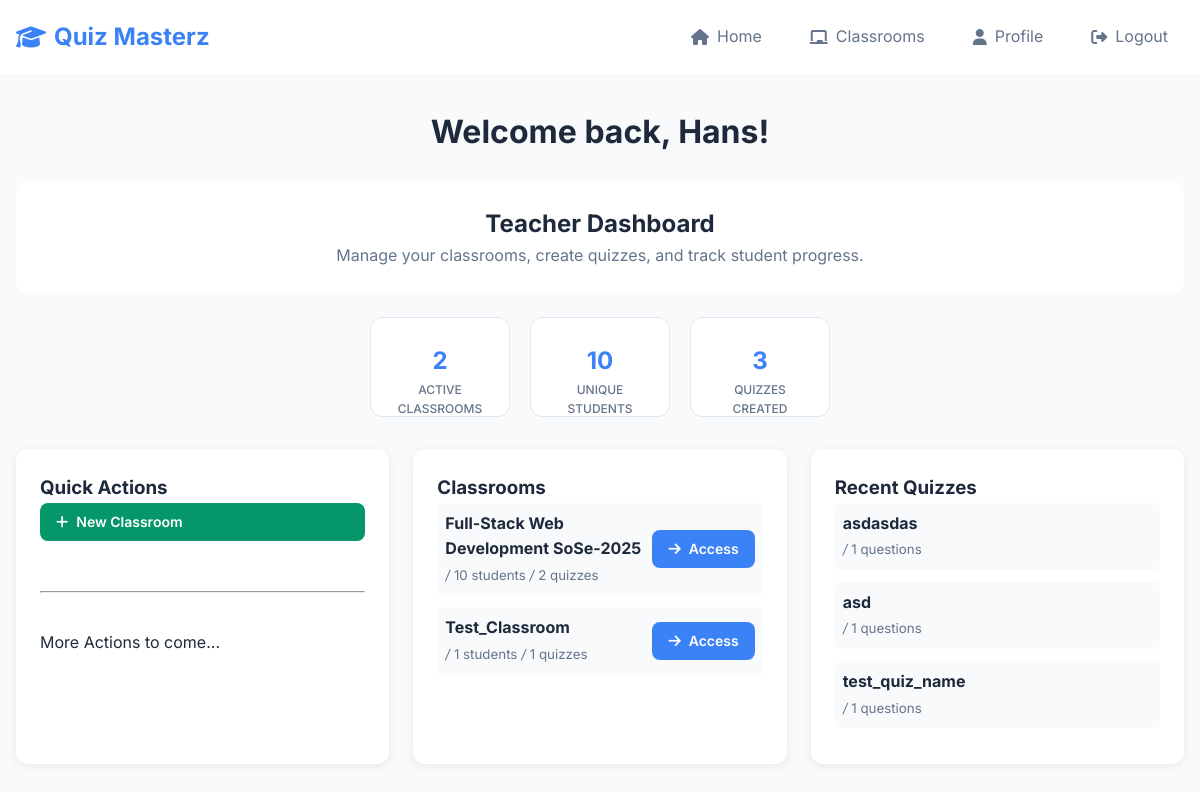
Screenshot of / (signed in) with the database file from the repository.
### website/models.py (models this page shows, shortened)
class User(db.Model, UserMixin):
    id = db.Column(db.Integer, primary_key=True)
    email = db.Column(db.String(150), unique=True)
    password = db.Column(db.String(150))
    first_name = db.Column(db.String(150))
    role = db.Column(db.String(50))
    learning_points = db.Column(db.Integer, default=0)
    selected_avatar = db.Column(db.String(100), default=None)
    unlocked_avatars = db.Column(db.Text, default='')
    classrooms_created = db.relationship('Classroom', foreign_keys='[Classroom.teacher_id]', backref='teacher', lazy=True)
    joined_classrooms = db.relationship('Classroom', secondary=classroom_members,
                                        backref=db.backref('students', lazy='dynamic'),
                                        lazy='dynamic')
    quiz_attempts = db.relationship('StudentQuizAttempt', backref='student', lazy='dynamic')

class Classroom(db.Model):
    id = db.Column(db.Integer, primary_key=True)
    name = db.Column(db.String(100), nullable=False)
    teacher_id = db.Column(db.Integer, db.ForeignKey('user.id'), nullable=False)
    join_code = db.Column(db.String(8), unique=True, nullable=False)
    quizzes = db.relationship('Quiz', secondary=classroom_quizzes,
                              backref=db.backref('classrooms_assigned_to', lazy='dynamic'),
                              lazy='dynamic')
    quiz_attempts = db.relationship('StudentQuizAttempt', backref='classroom', lazy='dynamic')

class Quiz(db.Model):
    id = db.Column(db.Integer, primary_key=True)
    name = db.Column(db.String(150), nullable=False)
    teacher_id = db.Column(db.Integer, db.ForeignKey('user.id'), nullable=False)
    is_published = db.Column(db.Boolean, default=False, nullable=False)
    questions = db.relationship('Question', backref='quiz', lazy='dynamic', cascade="all, delete-orphan")
    teacher = db.relationship('User', backref=db.backref('created_quizzes', lazy='dynamic'))

### website/views.py (the view, shortened to what this page needs)
@views.route('/')
@login_required
def home():
    available_quizzes = []
    return render_template("home.html", user=current_user, available_quizzes=available_quizzes)

### website/__init__.py (called while the page is built)
def create_app():
    app = Flask(__name__)
    app.config['SECRET_KEY'] = 'hjshjhdjah kjshkjdhjs'
    app.config['SQLALCHEMY_DATABASE_URI'] = f'sqlite:///{DB_NAME}'
    db.init_app(app)
    from .views import views
    from .auth import auth
    app.register_blueprint(views, url_prefix='/')
    app.register_blueprint(auth, url_prefix='/')
    with app.app_context():
        db.create_all()
    from .models import User, Classroom, Quiz, Question, Answer, StudentQuizAttempt
    login_manager = LoginManager()
    login_manager.login_view = 'auth.login'
    login_manager.init_app(app)
    @login_manager.user_loader
    def load_user(id):
        return User.query.get(int(id))
    return app

### website/templates/home.html (shortened to what this page needs)
{% extends "base.html" %}
{% block content %}
<div class="container">
    <div class="text-center mb-4">
        <h1>Welcome back, {{ user.first_name }}!</h1>
    </div>
    {% if user.role == 'teacher' %}
        <div class="row mb-4">
            <div class="col-12">
                <div class="card">
                    <div class="card-body text-center">
                        <h2>Teacher Dashboard</h2>
                        <p class="text-muted mb-0">Manage your classrooms, create quizzes, and track student progress.</p>
                    </div>
                </div>
            </div>
        </div>
        <div class="stats-row">
            <div class="stat-card stat-card-secondary">
                <div class="stat-number-secondary">{{ user.classrooms_created|length }}</div>
                <div class="stat-label-secondary">Active Classrooms</div>
            </div>
            <div class="stat-card stat-card-secondary">
                <div class="stat-number-secondary">
                    {% set unique_students = [] %}
                    {% for classroom in user.classrooms_created %}
                        {% for student in classroom.students %}
                            {% if student.id not in unique_students %}
                                {% set _ = unique_students.append(student.id) %}
                            {% endif %}
                        {% endfor %}
                    {% endfor %}
                    {{ unique_students|length }}
                </div>
                <div class="stat-label-secondary">Unique Students</div>
            </div>
            <div class="stat-card stat-card-secondary">
                <div class="stat-number-secondary">{{ user.created_quizzes.count() }}</div>
                <div class="stat-label-secondary">Quizzes Created</div>
            </div>
        </div>
        <div class="dashboard-grid">
            <div class="dashboard-card">
                <h3> Quick Actions</h3>
                <div class="quick-actions">
                    <a href="{{ url_for('views.create_classroom') }}" class="btn btn-success btn-sm">
                        <i class="fas fa-plus"></i> New Classroom</a>
                        <br>
                        <hr>
                        <br>
                </div> More Actions to come...
            </div>
            {% if user.classrooms_created|length > 0 %}
            <div class="dashboard-card">
                <h3> Classrooms</h3>
                {% for classroom in user.classrooms_created[:3] %}
                    <div class="classroom-info-box d-flex justify-content-between align-items-center">
                        <div>
                            <strong>{{ classroom.name }}</strong>
                            <br>
                            <small class="classroom-meta">
                                <i>/</i> {{ classroom.students.count() }} students
                                <i>/</i> {{ classroom.quizzes.count() }} quizzes
                            </small>
                        </div>
                        <div>
                            <a href="{{ url_for('views.edit_classroom', classroom_id=classroom.id) }}" class="btn btn-sm btn-primary">
                                <i class="fas fa-arrow-right"></i> Access
                            </a>
                        </div>
                    </div>
                {% endfor %}
            </div>
            {% endif %}
            {% if user.created_quizzes.count() > 0 %}
            <div class="dashboard-card">
                <h3> Recent Quizzes</h3>
                {% for quiz in user.created_quizzes[:3] %}
                    <div class="classroom-info-box">
                        <strong>{{ quiz.name }}</strong>
                        <br>
                        <small class="classroom-meta">
                            <i >/</i> {{ quiz.questions.count() }} questions
                        </small>
                    </div>
                {% endfor %}
            </div>
            {% endif %}
        </div>    {% endif %}
</div>
{% endblock %}

### website/static/css/style.css (style rules this page uses)
:root { --primary: #3b82f6; --secondary: #64748b; --success: #059669; --warning: #f59e0b; --danger: #dc2626; --bg: #f8fafc; --surface: #fff; --text: #1e293b; --text-muted: #64748b; --border: #e2e8f0; }
* { margin: 0; padding: 0; box-sizing: border-box; }
body { font-family: Inter, sans-serif; line-height: 1.6; color: var(--text); background: var(--bg); }
.container { max-width: 1200px; margin: 0 auto; padding: 0 1rem; }
.btn { display: inline-flex; align-items: center; gap: 0.5rem; padding: 0.75rem 1.5rem; border: none; border-radius: 8px; font-weight: 600; text-decoration: none; cursor: pointer; transition: all 0.2s; }
.btn-primary { background: var(--primary); color: white; }
.btn-success { background: var(--success); color: white; }
.btn-sm { padding: 0.5rem 1rem; font-size: 0.875rem; }
.card { background: var(--surface); border-radius: 12px; overflow: hidden; }
.card-body { padding: 1.5rem; }
.text-muted { color: var(--text-muted); }
.text-center { text-align: center; }
.d-flex { display: flex; }
.justify-content-between { justify-content: space-between; }
.align-items-center { align-items: center; }
.mb-4 { margin-bottom: 1.5rem; }
.mb-0 { margin-bottom: 0; }
.row { display: flex; flex-wrap: wrap; margin: 0 -0.5rem; }
.col-12 { flex: 0 0 100%; padding: 0 0.5rem; }
.stats-row { display: flex; justify-content: center; gap: 20px; margin: 1.5rem 0; flex-wrap: wrap; }
.stat-card { background: white; padding: 1.5rem; border-radius: 12px; text-align: center; }
.stat-card-secondary { background: white; border: 1px solid var(--border); width: 140px; height: 100px; }
.stat-number-secondary { font-size: 1.5rem; font-weight: 700; color: var(--primary); }
.stat-label-secondary { color: var(--text-muted); font-size: 0.75rem; font-weight: 500; text-transform: uppercase; }
.dashboard-grid { display: grid; grid-template-columns: repeat(auto-fit, minmax(300px, 1fr)); gap: 1.5rem; margin-top: 2rem; }
.dashboard-card { background: white; padding: 1.5rem; border-radius: 12px; box-shadow: 0 2px 8px rgba(0,0,0,0.08); }
.quick-actions { display: flex; flex-direction: column; gap: 0.75rem; }
.classroom-info-box { margin-bottom: 0.75rem; padding: 0.5rem; background: var(--bg); border-radius: 6px; }
.classroom-meta { color: var(--text-muted); }

### rows the page displays
User: first_name "Hans"
Classroom: name "Full-Stack Web Development SoSe-2025", students.count "10", quizzes.count "2"
Classroom: name "Test_Classroom", students.count "1", quizzes.count "1"
Quiz: name "asdasdas", questions.count "1"
Quiz: name "asd", questions.count "1"
Quiz: name "test_quiz_name", questions.count "1"

### other values shown
{{ user.classrooms_created|length }} "2"
{{ unique_students|length }} "10"
{{ user.created_quizzes.count() }} "3"
